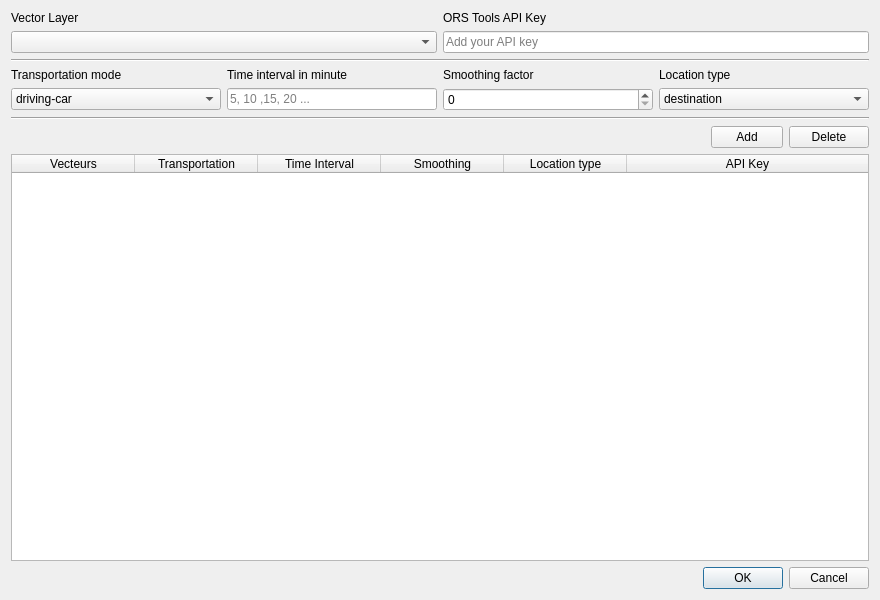
<?xml version="1.0" encoding="UTF-8"?>
<ui version="4.0">
 <class>Isochrone_ORS_Tools_API</class>
 <widget class="QDialog" name="Isochrone_ORS_Tools_API">
  <property name="geometry">
   <rect>
    <x>0</x>
    <y>0</y>
    <width>880</width>
    <height>600</height>
   </rect>
  </property>
  <property name="sizePolicy">
   <sizepolicy hsizetype="Preferred" vsizetype="Preferred">
    <horstretch>100</horstretch>
    <verstretch>100</verstretch>
   </sizepolicy>
  </property>
  <property name="minimumSize">
   <size>
    <width>880</width>
    <height>600</height>
   </size>
  </property>
  <property name="maximumSize">
   <size>
    <width>2000</width>
    <height>1363</height>
   </size>
  </property>
  <property name="windowTitle">
   <string>Isochrone ORS Tools API</string>
  </property>
  <property name="autoFillBackground">
   <bool>false</bool>
  </property>
  <layout class="QVBoxLayout" name="verticalLayout_9">
   <item>
    <layout class="QGridLayout" name="gridLayout_9">
     <item row="0" column="0">
      <widget class="QLabel" name="label_layer_QGIS">
       <property name="text">
        <string>Vector Layer</string>
       </property>
       <property name="buddy">
        <cstring>comboBox_layer_QGIS</cstring>
       </property>
      </widget>
     </item>
     <item row="1" column="1">
      <widget class="QLineEdit" name="lineEdit_api_key">
       <property name="maximumSize">
        <size>
         <width>16777215</width>
         <height>16777215</height>
        </size>
       </property>
       <property name="text">
        <string/>
       </property>
       <property name="placeholderText">
        <string>Add your API key</string>
       </property>
      </widget>
     </item>
     <item row="1" column="0">
      <widget class="QComboBox" name="comboBox_layer_QGIS">
       <property name="sizePolicy">
        <sizepolicy hsizetype="MinimumExpanding" vsizetype="Fixed">
         <horstretch>0</horstretch>
         <verstretch>0</verstretch>
        </sizepolicy>
       </property>
       <property name="maximumSize">
        <size>
         <width>16777215</width>
         <height>16777215</height>
        </size>
       </property>
       <property name="baseSize">
        <size>
         <width>0</width>
         <height>0</height>
        </size>
       </property>
       <property name="editable">
        <bool>false</bool>
       </property>
       <property name="currentText">
        <string/>
       </property>
       <property name="currentIndex">
        <number>-1</number>
       </property>
       <property name="placeholderText">
        <string>-- Select your vector layer --</string>
       </property>
      </widget>
     </item>
     <item row="0" column="1">
      <widget class="QLabel" name="label">
       <property name="text">
        <string>ORS Tools API Key</string>
       </property>
      </widget>
     </item>
    </layout>
   </item>
   <item>
    <widget class="Line" name="line">
     <property name="orientation">
      <enum>Qt::Horizontal</enum>
     </property>
    </widget>
   </item>
   <item>
    <layout class="QGridLayout" name="gridLayout">
     <property name="sizeConstraint">
      <enum>QLayout::SetDefaultConstraint</enum>
     </property>
     <item row="0" column="1">
      <widget class="QLabel" name="label_2">
       <property name="text">
        <string>Time interval in minute</string>
       </property>
      </widget>
     </item>
     <item row="0" column="3">
      <widget class="QLabel" name="label_fonction_exterieur">
       <property name="text">
        <string>Location type</string>
       </property>
      </widget>
     </item>
     <item row="1" column="1">
      <widget class="QLineEdit" name="lineEdit_time_interval">
       <property name="enabled">
        <bool>true</bool>
       </property>
       <property name="sizePolicy">
        <sizepolicy hsizetype="Minimum" vsizetype="Fixed">
         <horstretch>0</horstretch>
         <verstretch>0</verstretch>
        </sizepolicy>
       </property>
       <property name="placeholderText">
        <string>5, 10 ,15, 20 ...</string>
       </property>
      </widget>
     </item>
     <item row="0" column="2">
      <widget class="QLabel" name="label_Distance_exterieur">
       <property name="text">
        <string>Smoothing factor</string>
       </property>
       <property name="wordWrap">
        <bool>true</bool>
       </property>
      </widget>
     </item>
     <item row="1" column="2">
      <widget class="QSpinBox" name="spinBox_smoothing_factor">
       <property name="specialValueText">
        <string>0</string>
       </property>
       <property name="minimum">
        <number>0</number>
       </property>
       <property name="maximum">
        <number>99999</number>
       </property>
       <property name="value">
        <number>0</number>
       </property>
      </widget>
     </item>
     <item row="1" column="3">
      <widget class="QComboBox" name="comboBox_location_type">
       <item>
        <property name="text">
         <string>destination</string>
        </property>
       </item>
       <item>
        <property name="text">
         <string>start</string>
        </property>
       </item>
      </widget>
     </item>
     <item row="1" column="0">
      <widget class="QComboBox" name="comboBox_transportation_mode">
       <item>
        <property name="text">
         <string>driving-car</string>
        </property>
       </item>
       <item>
        <property name="text">
         <string>driving-hgv</string>
        </property>
       </item>
       <item>
        <property name="text">
         <string>cycling-regular</string>
        </property>
       </item>
       <item>
        <property name="text">
         <string>cycling-road</string>
        </property>
       </item>
       <item>
        <property name="text">
         <string>cycling-mountain</string>
        </property>
       </item>
       <item>
        <property name="text">
         <string>cycling-electric</string>
        </property>
       </item>
       <item>
        <property name="text">
         <string>foot-walking</string>
        </property>
       </item>
       <item>
        <property name="text">
         <string>foot-hiking</string>
        </property>
       </item>
       <item>
        <property name="text">
         <string>wheelchair</string>
        </property>
       </item>
      </widget>
     </item>
     <item row="0" column="0">
      <widget class="QLabel" name="label_transportation_mode">
       <property name="text">
        <string>Transportation mode</string>
       </property>
      </widget>
     </item>
    </layout>
   </item>
   <item>
    <widget class="Line" name="line_2">
     <property name="orientation">
      <enum>Qt::Horizontal</enum>
     </property>
    </widget>
   </item>
   <item>
    <layout class="QGridLayout" name="gridLayout_6">
     <item row="0" column="1">
      <widget class="QPushButton" name="pushButton_Ajouter_table">
       <property name="sizePolicy">
        <sizepolicy hsizetype="Preferred" vsizetype="Fixed">
         <horstretch>0</horstretch>
         <verstretch>0</verstretch>
        </sizepolicy>
       </property>
       <property name="minimumSize">
        <size>
         <width>30</width>
         <height>0</height>
        </size>
       </property>
       <property name="maximumSize">
        <size>
         <width>16777215</width>
         <height>16777215</height>
        </size>
       </property>
       <property name="layoutDirection">
        <enum>Qt::RightToLeft</enum>
       </property>
       <property name="text">
        <string>Add</string>
       </property>
      </widget>
     </item>
     <item row="0" column="0">
      <spacer name="horizontalSpacer_5">
       <property name="orientation">
        <enum>Qt::Horizontal</enum>
       </property>
       <property name="sizeType">
        <enum>QSizePolicy::MinimumExpanding</enum>
       </property>
       <property name="sizeHint" stdset="0">
        <size>
         <width>700</width>
         <height>20</height>
        </size>
       </property>
      </spacer>
     </item>
     <item row="0" column="2">
      <widget class="QPushButton" name="pushButton_Effacer_ligne_table">
       <property name="text">
        <string>Delete</string>
       </property>
      </widget>
     </item>
    </layout>
   </item>
   <item>
    <widget class="QTableWidget" name="tableWidget">
     <property name="sizeAdjustPolicy">
      <enum>QAbstractScrollArea::AdjustToContents</enum>
     </property>
     <property name="editTriggers">
      <set>QAbstractItemView::NoEditTriggers</set>
     </property>
     <property name="selectionBehavior">
      <enum>QAbstractItemView::SelectRows</enum>
     </property>
     <property name="horizontalScrollMode">
      <enum>QAbstractItemView::ScrollPerItem</enum>
     </property>
     <property name="showGrid">
      <bool>true</bool>
     </property>
     <attribute name="horizontalHeaderVisible">
      <bool>true</bool>
     </attribute>
     <attribute name="horizontalHeaderCascadingSectionResizes">
      <bool>true</bool>
     </attribute>
     <attribute name="horizontalHeaderMinimumSectionSize">
      <number>39</number>
     </attribute>
     <attribute name="horizontalHeaderDefaultSectionSize">
      <number>123</number>
     </attribute>
     <attribute name="horizontalHeaderHighlightSections">
      <bool>true</bool>
     </attribute>
     <attribute name="horizontalHeaderShowSortIndicator" stdset="0">
      <bool>false</bool>
     </attribute>
     <attribute name="horizontalHeaderStretchLastSection">
      <bool>true</bool>
     </attribute>
     <attribute name="verticalHeaderVisible">
      <bool>true</bool>
     </attribute>
     <attribute name="verticalHeaderCascadingSectionResizes">
      <bool>false</bool>
     </attribute>
     <attribute name="verticalHeaderDefaultSectionSize">
      <number>30</number>
     </attribute>
     <attribute name="verticalHeaderShowSortIndicator" stdset="0">
      <bool>false</bool>
     </attribute>
     <attribute name="verticalHeaderStretchLastSection">
      <bool>false</bool>
     </attribute>
     <column>
      <property name="text">
       <string>Vecteurs</string>
      </property>
     </column>
     <column>
      <property name="text">
       <string>Transportation</string>
      </property>
     </column>
     <column>
      <property name="text">
       <string>Time Interval</string>
      </property>
     </column>
     <column>
      <property name="text">
       <string>Smoothing</string>
      </property>
     </column>
     <column>
      <property name="text">
       <string>Location type</string>
      </property>
     </column>
     <column>
      <property name="text">
       <string>API Key</string>
      </property>
     </column>
    </widget>
   </item>
   <item>
    <layout class="QGridLayout" name="gridLayout_7"/>
   </item>
   <item>
    <widget class="QDialogButtonBox" name="button_box">
     <property name="locale">
      <locale language="English" country="UnitedStates"/>
     </property>
     <property name="orientation">
      <enum>Qt::Horizontal</enum>
     </property>
     <property name="standardButtons">
      <set>QDialogButtonBox::Cancel|QDialogButtonBox::Ok</set>
     </property>
    </widget>
   </item>
  </layout>
 </widget>
 <tabstops>
  <tabstop>spinBox_smoothing_factor</tabstop>
  <tabstop>tableWidget</tabstop>
 </tabstops>
 <resources/>
 <connections>
  <connection>
   <sender>button_box</sender>
   <signal>accepted()</signal>
   <receiver>Isochrone_ORS_Tools_API</receiver>
   <slot>accept()</slot>
   <hints>
    <hint type="sourcelabel">
     <x>9</x>
     <y>568</y>
    </hint>
    <hint type="destinationlabel">
     <x>742</x>
     <y>560</y>
    </hint>
   </hints>
  </connection>
  <connection>
   <sender>button_box</sender>
   <signal>rejected()</signal>
   <receiver>Isochrone_ORS_Tools_API</receiver>
   <slot>reject()</slot>
   <hints>
    <hint type="sourcelabel">
     <x>9</x>
     <y>568</y>
    </hint>
    <hint type="destinationlabel">
     <x>820</x>
     <y>560</y>
    </hint>
   </hints>
  </connection>
 </connections>
</ui>
